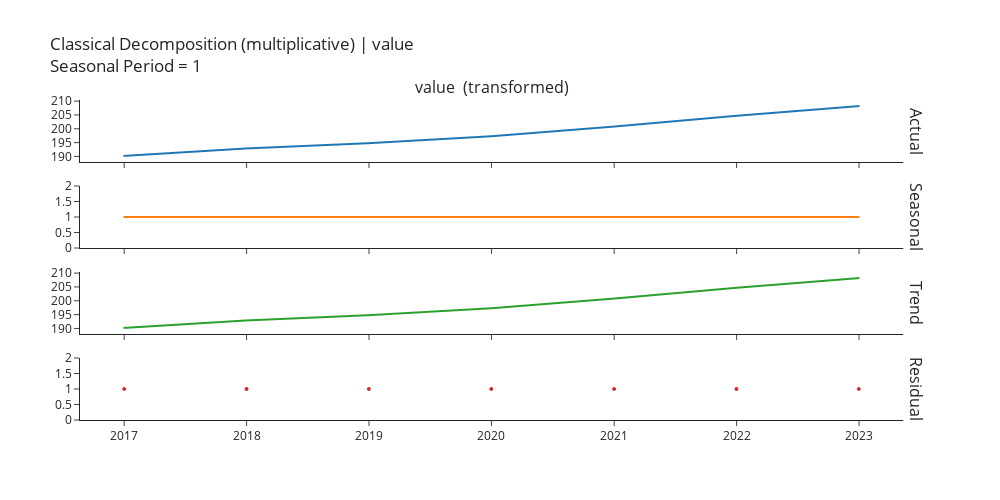

The notebook cell saved with this chart:
### Markdown cell above
## ETS
The ETS algorithm is especially useful for datasets with seasonality and other prior assumptions about the data. ETS computes a weighted average over all observations in the input time series dataset as its prediction. The weights are exponentially decreasing over time, rather than the constant weights in simple moving average methods. The weights are dependent on a constant parameter, which is known as the smoothing parameter.

### Code cell
ets_dt = exp.create_model('ets')
exp.plot_model(plot = 'decomp', 
               data_kwargs = {'type' : 'multiplicative'},
               fig_kwargs = {"height":500,"width":1000,"template": "simple_white","hoverinfo":"none","big_data_threshold":10})
exp.plot_model(estimator = ets_dt, 
               plot = 'forecast', 
               data_kwargs = {'fh' : 7},
               fig_kwargs = {"height":500,"width":1000,"template": "simple_white","hoverinfo":"none","big_data_threshold":10})

### Figure 1 — Plotly figure (JSON) as saved in the notebook; plotly's stock layout.template omitted (floating-point values rounded to 4 significant figures)
{"data": [{"line": {"color": "rgb(31, 119, 180)", "width": 2}, "marker": {"size": 2}, "mode": "lines+markers", "name": "Actual", "type": "scattergl", "x": ["2017-01-01T00:00:00", "2018-01-01T00:00:00", "2019-01-01T00:00:00", "2020-01-01T00:00:00", "2021-01-01T00:00:00", "2022-01-01T00:00:00", "2023-01-01T00:00:00"], "xaxis": "x", "y": [190.2, 192.9, 194.8, 197.3, 200.8, 204.7, 208.2], "yaxis": "y"}, {"line": {"color": "rgb(255, 127, 14)", "width": 2}, "marker": {"size": 2}, "mode": "lines+markers", "name": "Seasonal", "type": "scattergl", "x": ["2017-01-01T00:00:00", "2018-01-01T00:00:00", "2019-01-01T00:00:00", "2020-01-01T00:00:00", "2021-01-01T00:00:00", "2022-01-01T00:00:00", "2023-01-01T00:00:00"], "xaxis": "x2", "y": [1, 1, 1, 1, 1, 1, 1], "yaxis": "y2"}, {"line": {"color": "rgb(44, 160, 44)", "width": 2}, "marker": {"size": 2}, "mode": "lines+markers", "name": "Trend", "type": "scattergl", "x": ["2017-01-01T00:00:00", "2018-01-01T00:00:00", "2019-01-01T00:00:00", "2020-01-01T00:00:00", "2021-01-01T00:00:00", "2022-01-01T00:00:00", "2023-01-01T00:00:00"], "xaxis": "x3", "y": [190.2, 192.9, 194.8, 197.3, 200.8, 204.7, 208.2], "yaxis": "y3"}, {"line": {"color": "rgb(214, 39, 40)", "width": 2}, "marker": {"size": 4}, "mode": "markers", "name": "Residuals", "type": "scattergl", "x": ["2017-01-01T00:00:00", "2018-01-01T00:00:00", "2019-01-01T00:00:00", "2020-01-01T00:00:00", "2021-01-01T00:00:00", "2022-01-01T00:00:00", "2023-01-01T00:00:00"], "xaxis": "x4", "y": [1, 1, 1, 1, 1, 1, 1], "yaxis": "y4"}], "layout": {"annotations": [{"font": {"size": 16}, "showarrow": false, "text": "value  (transformed)", "x": 0.49, "xanchor": "center", "xref": "paper", "y": 1, "yanchor": "bottom", "yref": "paper"}, {"font": {"size": 16}, "showarrow": false, "text": "Actual", "textangle": 90, "x": 0.98, "xanchor": "left", "xref": "paper", "y": 0.9031, "yanchor": "middle", "yref": "paper"}, {"font": {"size": 16}, "showarrow": false, "text": "Seasonal", "textangle": 90, "x": 0.98, "xanchor": "left", "xref": "paper", "y": 0.6344, "yanchor": "middle", "yref": "paper"}, {"font": {"size": 16}, "showarrow": false, "text": "Trend", "textangle": 90, "x": 0.98, "xanchor": "left", "xref": "paper", "y": 0.3656, "yanchor": "middle", "yref": "paper"}, {"font": {"size": 16}, "showarrow": false, "text": "Residual", "textangle": 90, "x": 0.98, "xanchor": "left", "xref": "paper", "y": 0.09688, "yanchor": "middle", "yref": "paper"}], "autosize": false, "height": 500, "showlegend": false, "title": {"text": "Classical Decomposition (multiplicative) | value <br>Seasonal Period = 1"}, "width": 1000, "xaxis": {"anchor": "y", "domain": [0, 0.98], "matches": "x4", "showticklabels": false}, "xaxis2": {"anchor": "y2", "domain": [0, 0.98], "matches": "x4", "showticklabels": false}, "xaxis3": {"anchor": "y3", "domain": [0, 0.98], "matches": "x4", "showticklabels": false}, "xaxis4": {"anchor": "y4", "domain": [0, 0.98]}, "yaxis": {"anchor": "x", "domain": [0.8063, 1]}, "yaxis2": {"anchor": "x2", "domain": [0.5375, 0.7312]}, "yaxis3": {"anchor": "x3", "domain": [0.2687, 0.4625]}, "yaxis4": {"anchor": "x4", "domain": [0, 0.1938]}}}
